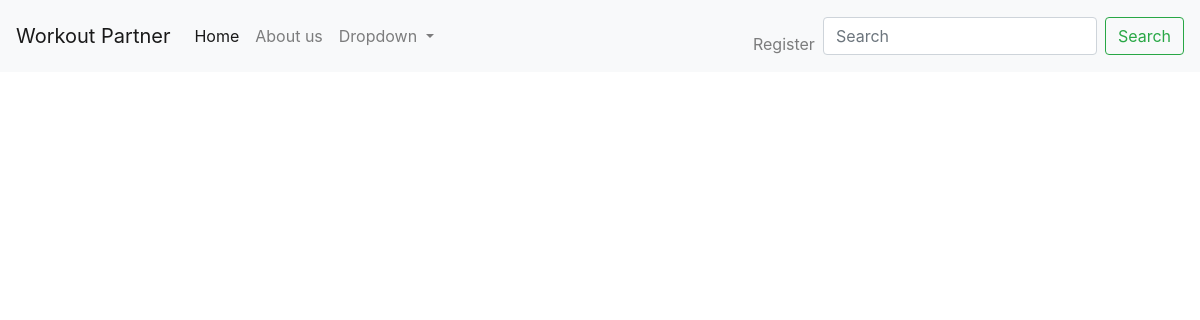
Page /tracker/muscles/ on the earlier database version.
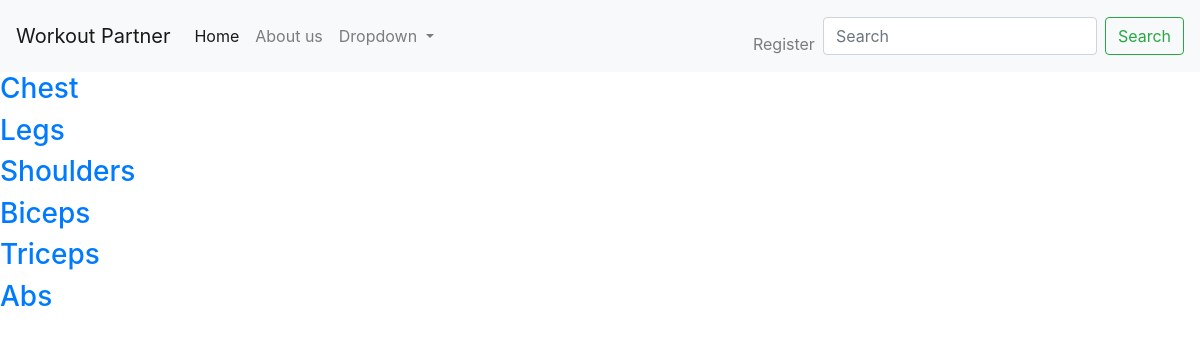
Same page on the later database version.
### tracker/models.py (models this page shows, shortened)
class MuscleGroup(models.Model):
    Name = models.CharField(max_length=100)

### tracker/views.py (the view)
# urls.py: path('muscles/', views.MuscleListView.as_view(), name='muscles_list'),
class MuscleListView(ListView):
    model = MuscleGroup
    template_name = 'muscle/muscles_list.html'
    def get_queryset(self):
        return MuscleGroup.objects.all()

### tracker/templates/tracker/muscle/muscles_list.html
{% extends 'base.html' %}
{% block content %}
{% for muscle in musclegroup_list %}
<div>
    <div class="">
    <h3>
        <a href="#"> {{ muscle.Name }} </a>
    </h3>
    </div>
</div>
{% endfor %}
{% endblock %}

### tracker/templates/base.html (shortened to what this page needs)
<!DOCTYPE html>
{% load static %}
<html lang="en">
<head>
    <link rel="stylesheet" href="https://stackpath.bootstrapcdn.com/bootstrap/4.5.0/css/bootstrap.min.css">
    <link rel="stylesheet" href="{% static 'tracker/tracker.css' %}">
</head>
<body>
<nav class="navbar navbar-expand-lg navbar-light bg-light">
  <a class="navbar-brand" href="{% url 'home' %}">Workout Partner</a>
  <div class="collapse navbar-collapse" id="navbarSupportedContent">
    <ul class="navbar-nav mr-auto">
      <li class="nav-item active">
        <a class="nav-link" href="{% url 'home' %}">Home <span class="sr-only">(current)</span></a>
      </li>
      <li class="nav-item">
        <a class="nav-link" href="{% url 'about' %}">About us</a>
      </li>
      <li class="nav-item dropdown">
        <a class="nav-link dropdown-toggle" href="#" id="navbarDropdown" role="button" data-toggle="dropdown" aria-haspopup="true" aria-expanded="false">
          Dropdown
        </a>
      </li>
    </ul>
     <ul class="navbar-nav ml-auto">
         {% if user.is_authenticated %}
            <li class="nav-item">
              <a class="nav-link" href="{% url 'new_workout'%}">New Workout</a>
            </li>
                 <li class="nav-item">
              <a class="nav-link" >{{user.username}}</a>
            </li>
          <li class="nav-item">
            <a class="nav-link" href="{% url 'logout'%}">Log Out</a>
          </li>
         {% else %}
         <li class="nav-item">
            <a class="nav-link" href="{% url 'login' %}">
            </a>
              <a class="nav-link" href="{% url 'register' %}">Register</a>
          </li>
         {% endif %}
  </ul>
    <form class="form-inline my-2 my-lg-0" action="{% url 'workout_search' %}" method="post">
      <input name="workout_name" class="form-control mr-sm-2" type="search" placeholder="Search" aria-label="Search">
      <button class="btn btn-outline-success my-2 my-sm-0" type="submit">Search</button>
    </form>
  </div>
</nav>
 {% block content %} {% endblock %}
</body>
</html>

Differences in the rows shown:
added MuscleGroup: Name "Chest"
added MuscleGroup: Name "Legs"
added MuscleGroup: Name "Shoulders"
added MuscleGroup: Name "Biceps"
added MuscleGroup: Name "Triceps"
added MuscleGroup: Name "Abs"
